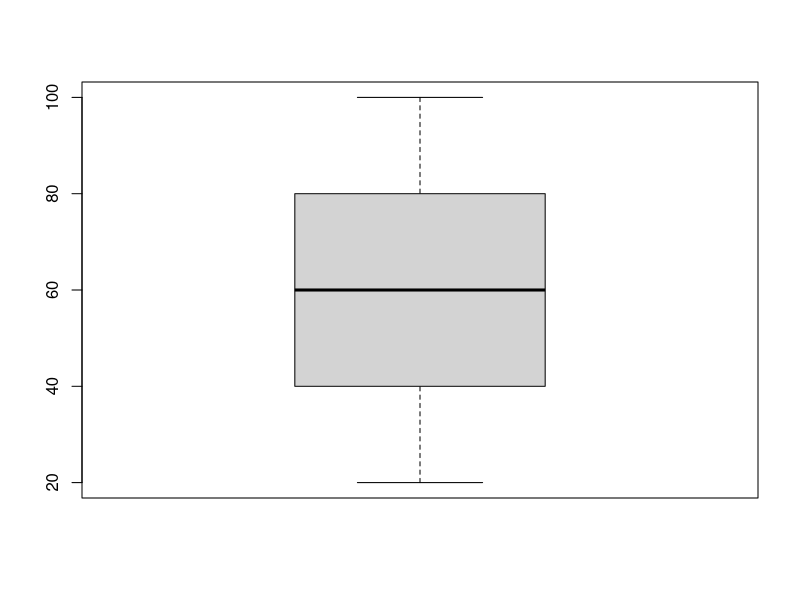
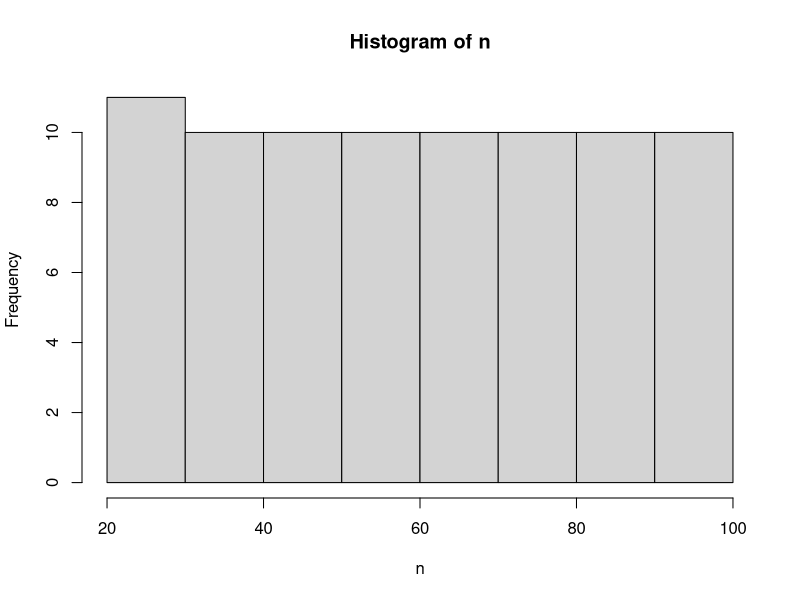
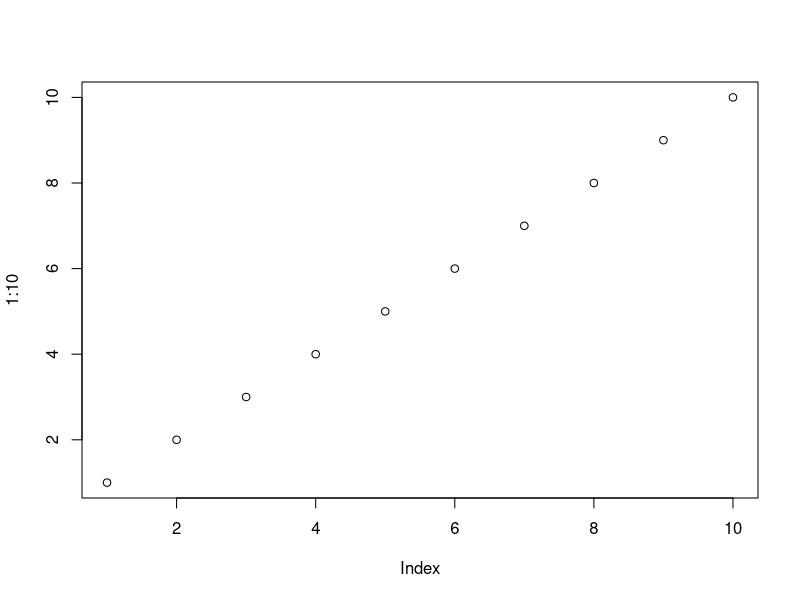

Generate these figures, in order, with R:
#### Functions

m<-2+2
m
sqrt(m)
f<-40*40
f

sqrt(f)
x<-100-20

#### Sequences

seq(1,10)# sequence of 1 to 10

seq(10,100,5) #sequence of 10 to 100 with a difference of 5

seq(by=-5,100,10) # Sequence of 5 to 100 with a difference of 10
seq(1,50,by=10)

n<-seq(20,100)
n
mean(n)
median(n)
mode(n)
sd(n)# standard deviation
var(n)# variance
quantile(n)
boxplot(n)# boxplot
hist(n)# histogram

####  vectors
v<-c(1,9,5,10)#numeric data
class(v)
k<-c("faith","grace","valine");k
b<-c("grace","mercy","jonh");b
class(b)
nchar(b) # nchar function is used to calculate the size of a string
class(k)
nchar(k) # data class/type

plot(1:10)

##### List

l1<-list(first=c(1,3,6),second=seq(1,10),third="apple",fourth=b);l1

#### Matrix

#the syntax of matrix()function is matrix(vector,nrow,ncol,byrow)
m1<-matrix(seq(1:10), nrow=5, ncol=2, byrow=TRUE);m1
m2<-matrix(seq(1:10), nrow=2, ncol=5, byrow=FALSE);m2
m3<-matrix(seq(1:10), nrow=2, ncol=5);m3
m4<-matrix(seq(1:10), nrow=5, byrow=TRUE);m4

#Create a two by two matrix
j<-c(1,2,1,2);j


v1=c(1,2,3,4)
v2=c("apple","mango","banana")

m1=matrix(seq(1:10), nrow =5, ncol = 2, byrow = TRUE);m1
m2=matrix(seq(1:16), nrow = 4, ncol = 4, byrow = TRUE);m2

A1=array(seq(1:16), dim=c(2,4,2));A1
A2=array(seq(2:20), dim=c(3,2,3));A2

D1<-data.frame(name=c("val", "mercy", "rael","tim"), height=c(20,40,50,60), maritalstatus=c("single", "married", "divorce","married"))
D1
